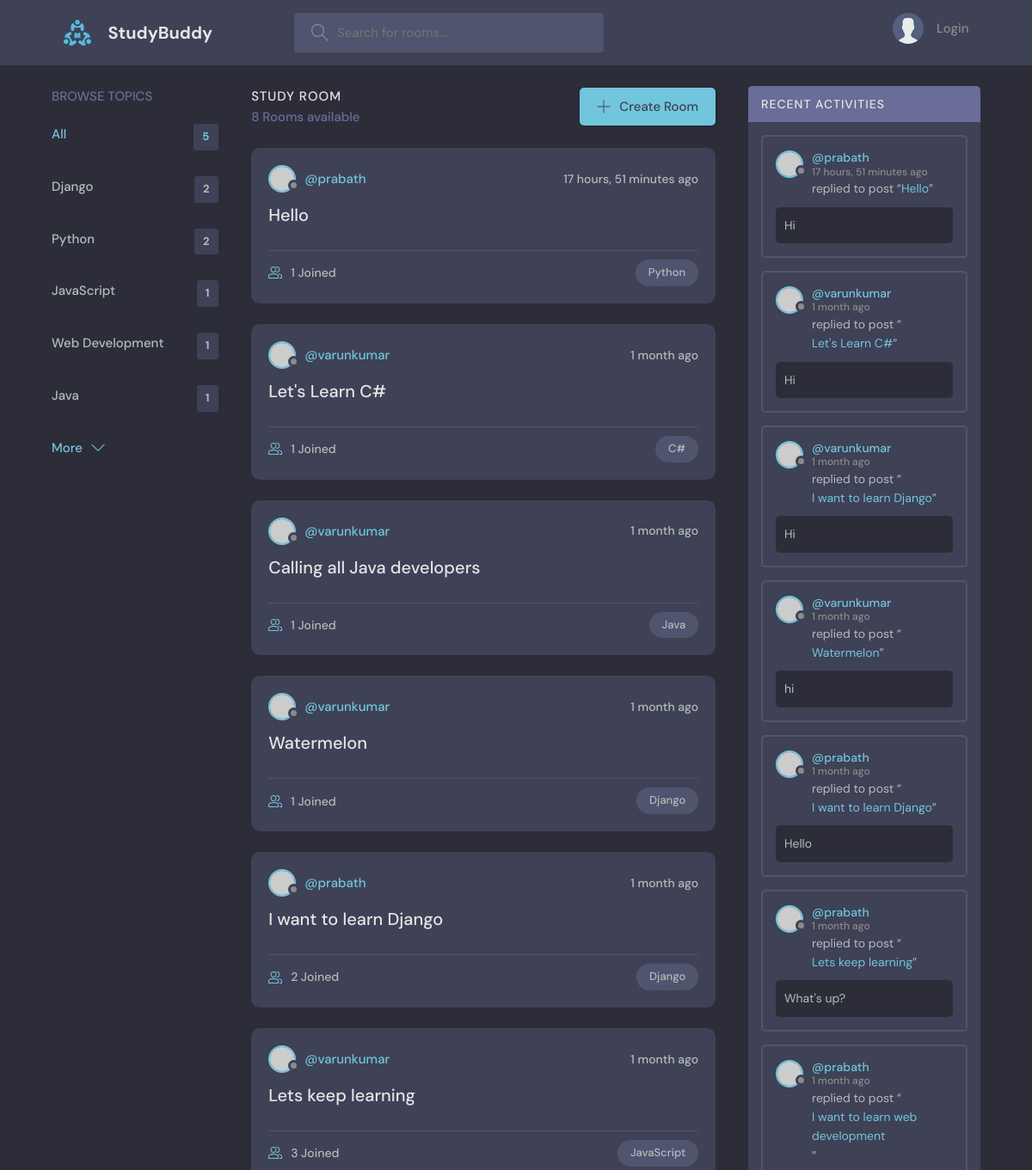
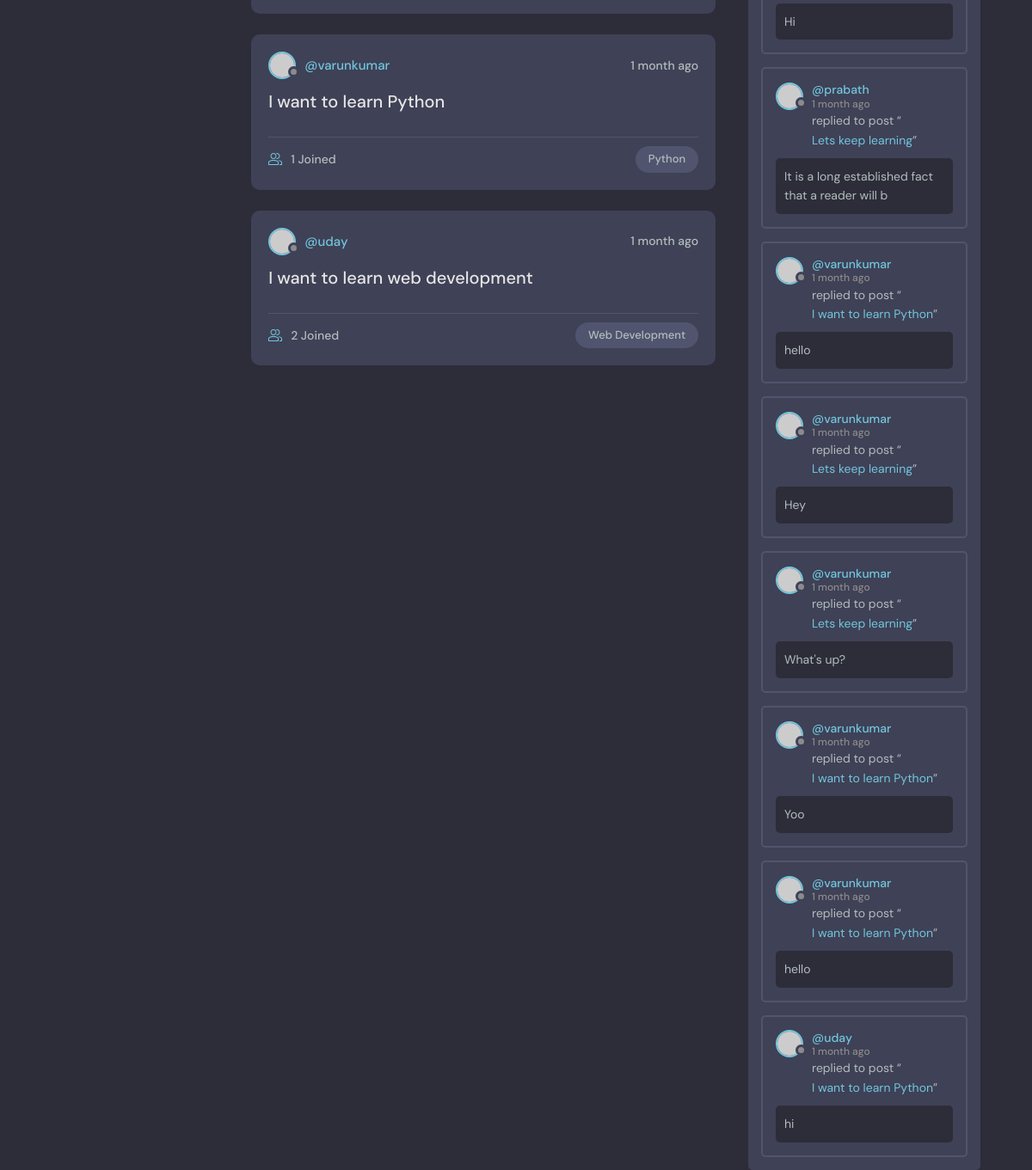
The page / on the database its author committed (2 pictures, top to bottom).
### base/models.py (models this page shows, shortened)
class Topic(models.Model):
    name = models.CharField(max_length=200)

class Room(models.Model):
    host = models.ForeignKey(User,on_delete=models.SET_NULL,null=True)
    topic = models.ForeignKey(Topic,on_delete=models.SET_NULL,null=True)
    name=models.CharField(max_length=200)
    description=models.TextField(null=True,blank=True)
    participants=models.ManyToManyField(User,related_name='participants',blank=True)
    updated=models.DateTimeField(auto_now=True)
    created=models.DateTimeField(auto_now_add=True)
    class Meta:
        ordering=['-updated','-created']
    def __str__(self):
        return self.name

class Messages(models.Model):
    user = models.ForeignKey(User,on_delete=models.CASCADE)
    room = models.ForeignKey(Room,on_delete=models.CASCADE)
    body=models.TextField()
    updated=models.DateTimeField(auto_now=True)
    created=models.DateTimeField(auto_now_add=True)
    class Meta:
        ordering=['-updated','-created']
    def __str__(self):
        return self.body[0:50]

### base/views.py (the view)
# urls.py: path('',views.home,name='home'),
def home(request):
    q=request.GET.get('q') if request.GET.get('q')!=None else ''
    rooms=Room.objects.filter(
        Q(topic__name__icontains=q) |
        Q(name__icontains=q)  |
        Q(description__icontains=q)
        )
    topics=Topic.objects.all()[0:5]
    room_count=rooms.count()
    room_messages=Messages.objects.filter(Q(room__topic__name__icontains=q))
    context={'rooms':rooms,'topics':topics,'room_count':room_count,'room_messages':room_messages}
    return render(request,'base/home.html',context)

### base/templates/base/home.html (shortened to what this page needs)
{% extends 'main.html' %}
{% block content%}
<main class="layout layout--3">
  <div class="container">
    {% include 'base/topics_component.html' %}
    <div class="roomList">
      <div class="roomList__header">
        <div>
          <h2>Study Room</h2>
          <p>{{room_count}} Rooms available</p>
        </div>
        <a class="btn btn--main" href="{% url 'create-room' %}">
          <svg version="1.1" xmlns="http://www.w3.org/2000/svg" width="32" height="32" viewBox="0 0 32 32">
            <title>add</title>
            <path
              d="M16.943 0.943h-1.885v14.115h-14.115v1.885h14.115v14.115h1.885v-14.115h14.115v-1.885h-14.115v-14.115z"
            ></path>
          </svg>
          Create Room
        </a>
      </div>
      {% include 'base/feed_component.html' %}
    </div>
    {% include 'base/activity_component.html' %}
    </div>
</main>
{% endblock %}

### base/templates/base/topics_component.html
<div class="topics">
    <div class="topics__header">
      <h2>Browse Topics</h2>
    </div>
    <ul class="topics__list">
      <li>
        <a href="{% url 'home' %}" class="active">All <span>{{topics.count}}</span></a>
      </li>
      {% for topic in topics%}
      <li>
        <a href="{% url 'home' %}?q={{topic.name}}">{{topic.name}} <span>{{topic.room_set.all.count}}</span></a>
      </li>
      {% endfor %}
    </ul>
    <a class="btn btn--link" href="{% url 'topics' %}">
      More
      <svg version="1.1" xmlns="http://www.w3.org/2000/svg" width="32" height="32" viewBox="0 0 32 32">
        <title>chevron-down</title>
        <path d="M16 21l-13-13h-3l16 16 16-16h-3l-13 13z"></path>
      </svg>
    </a>
  </div>

### base/templates/base/feed_component.html (shortened to what this page needs)
{% for room in rooms %}
<div class="roomListRoom">
    <div class="roomListRoom__header">
      <a href="{% url 'profile' room.host.id %}" class="roomListRoom__author">
        <div class="avatar avatar--small">
          <img src="https://randomuser.me/api/portraits/women/11.jpg" />
        </div>
        <span>@{{room.host.username}}</span>
      </a>
      <div class="roomListRoom__actions">
        <span>{{room.created|timesince}} ago</span>
      </div>
    </div>
    <div class="roomListRoom__content">
      <a href="{% url 'room' room.id %}">{{room.name}}</a>
    </div>
    <div class="roomListRoom__meta">
      <a href="{% url 'room' room.id %}" class="roomListRoom__joined">
        {{room.participants.all.count}} Joined
      </a>
      <p class="roomListRoom__topic">{{room.topic.name}}</p>
    </div>
</div>
{% endfor %}

### base/templates/base/activity_component.html (shortened to what this page needs)
<div class="activities">
    <div class="activities__header">
      <h2>Recent Activities</h2>
    </div>
    {% for message in room_messages %}
    <div class="activities__box">
      <div class="activities__boxHeader roomListRoom__header">
        <a href="{% url 'profile' message.user.id %}" class="roomListRoom__author">
          <div class="avatar avatar--small">
            <img src="https://randomuser.me/api/portraits/women/11.jpg" />
          </div>
          <p>
            @{{message.user}}
            <span>{{message.created|timesince}} ago</span>
          </p>
        </a>
      </div>
      <div class="activities__boxContent">
        <p>replied to post “<a href="{% url 'room' message.room.id %}">{{message.room}}</a>”</p>
        <div class="activities__boxRoomContent">
            {{message}}
        </div>
      </div>
    </div>
    {% endfor%}
</div>

### rows shown on the page
Topic: name "Django", room_set.all.count "2"
Topic: name "Python", room_set.all.count "2"
Topic: name "JavaScript", room_set.all.count "1"
Topic: name "Web Development", room_set.all.count "1"
Topic: name "Java", room_set.all.count "1"
Room: host.username "prabath", created "17 hours, 51 minutes", name "Hello", participants.all.count "1", topic.name "Python"
Room: host.username "varunkumar", created "1 month", name "Let's Learn C#", participants.all.count "1", topic.name "C#"
Room: host.username "varunkumar", created "1 month", name "Calling all Java developers", participants.all.count "1", topic.name "Java"
Room: host.username "varunkumar", created "1 month", name "Watermelon", participants.all.count "1", topic.name "Django"
Room: host.username "prabath", created "1 month", name "I want to learn Django", participants.all.count "2", topic.name "Django"
Room: host.username "varunkumar", created "1 month", name "Lets keep learning", participants.all.count "3", topic.name "JavaScript"
Room: host.username "varunkumar", created "1 month", name "I want to learn Python", participants.all.count "1", topic.name "Python"
Room: host.username "uday", created "1 month", name "I want to learn web development", participants.all.count "2", topic.name "Web Development"
Messages: user "prabath", created "17 hours, 51 minutes", room "Hello", body "Hi"
Messages: user "varunkumar", created "1 month", room "Let's Learn C#", body "Hi"
Messages: user "varunkumar", created "1 month", room "I want to learn Django", body "Hi"
Messages: user "varunkumar", created "1 month", room "Watermelon", body "hi"
Messages: user "prabath", created "1 month", room "I want to learn Django", body "Hello"
Messages: user "prabath", created "1 month", room "Lets keep learning", body "What's up?"
Messages: user "prabath", created "1 month", room "I want to learn web development", body "Hi"
Messages: user "prabath", created "1 month", room "Lets keep learning", body "It is a long established fact that a reader will b"
Messages: user "varunkumar", created "1 month", room "I want to learn Python", body "hello"
Messages: user "varunkumar", created "1 month", room "Lets keep learning", body "Hey"
Messages: user "varunkumar", created "1 month", room "Lets keep learning", body "What's up?"
Messages: user "varunkumar", created "1 month", room "I want to learn Python", body "Yoo"
Messages: user "varunkumar", created "1 month", room "I want to learn Python", body "hello"
Messages: user "uday", created "1 month", room "I want to learn Python", body "hi"

### other values the page prints
{{ topics.count }} "5"
{{ room_count }} "8"
